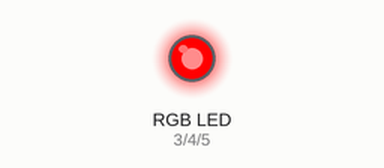
Simulated run of this sketch. Board: Arduino Uno, built with avr-gcc and run on an emulated ATmega328P. Shown: an RGB LED mixed from three pins (HIGH = lit).

Above: at 0.5 s.
At 1.5 s:
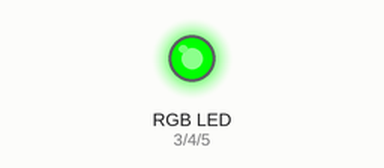
At 5.5 s:
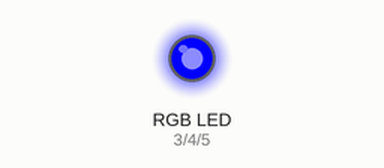
Timing chart, 0 to 6.9 s (numbered marks = the images above):
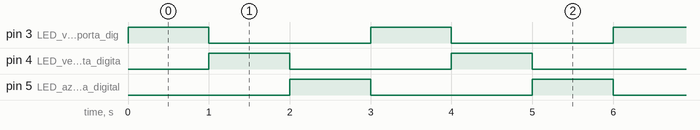

The sketch:

ledRGB.ino
```cpp
void setup()
{
  pinMode(3, OUTPUT);	//LED vermelho na porta digital 3
  pinMode(4, OUTPUT);	//LED verde na porta digital 4
  pinMode(5, OUTPUT);	//LED azul na porta digital 5
}

void loop()
{
  digitalWrite(3, HIGH);	//Acende o LED vermelho
  delay(1000); 				    //Mantem o LED aceso por 1000 milissegundos
  digitalWrite(3, LOW);		//Apaga o LED vermelho
  digitalWrite(4, HIGH);	//Acende o LED verde
  delay(1000); 				    //Mantem o LED aceso por 1000 milissegundos
  digitalWrite(4, LOW);		//Apaga o LED verde
  digitalWrite(5, HIGH);	//Acende o LED azul
  delay(1000); 				    //Mantem o LED aceso por 1000 milissegundos
  digitalWrite(5, LOW);		//Apaga o LED azul
}
```

Measured:
- by itself, pin 3 (LED_vermelho_na_porta_dig), pin 4 (LED_verde_na_porta_digita), pin 5 (LED_azul_na_porta_digital): alternates HIGH for 1.0 s and LOW for 2.0 s
- by itself, everything shown: repeats every 3.0 s, in 4 steps
